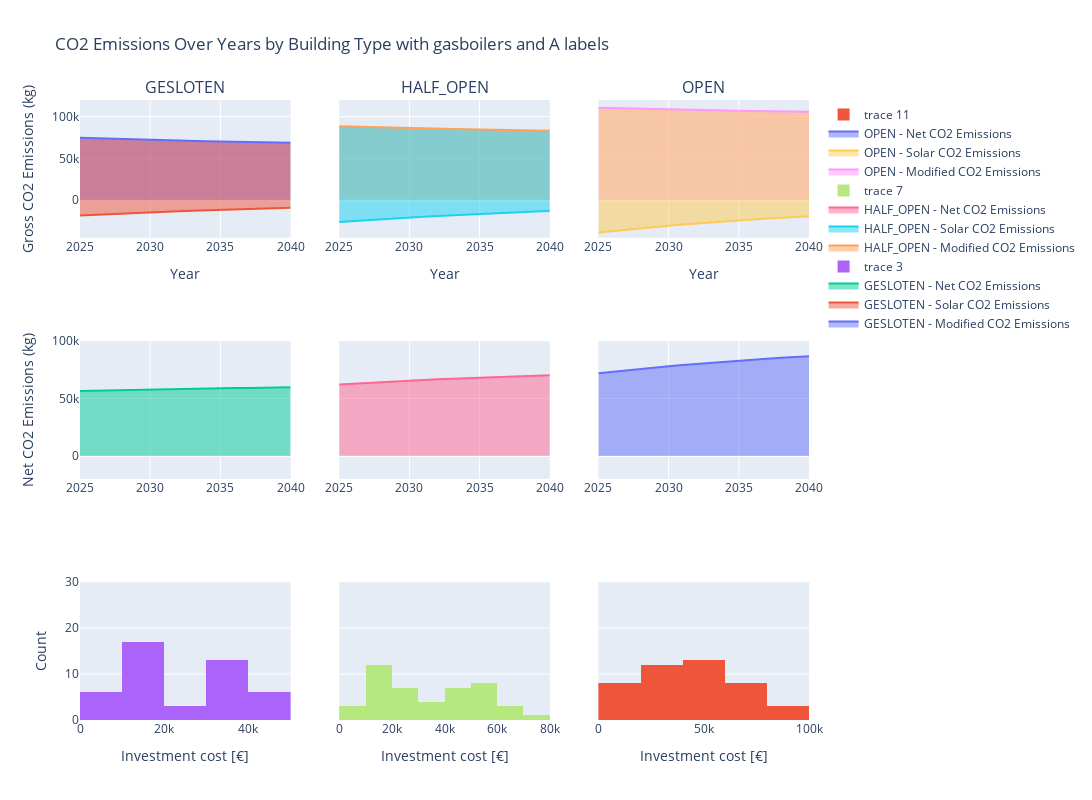

Notebook cell for this chart:
### Code cell
import pandas as pd
import plotly.graph_objects as go
from plotly.subplots import make_subplots


# Filter the DataFrame
testcase2 = df[(df['epc_ind'] <= 100) & (df['heating_system'] == 'Gasboiler')].sort_values(by='tco', ascending=True).drop_duplicates(subset=['name'], keep='first')

# Extract the years from the columns
years = sorted([int(col.split('_')[-1]) for col in testcase2.columns if 'emissions_' in col])

# Initialize lists to store the data
data = []

# Collect data for each year and each building type
for year in years:
    for building_type, group in testcase2.groupby('building_type'):
        modified_emissions = group[f'modified_emissions_{year}'].sum()
        solar_emissions = group[f'solar_injection_emissions_{year}'].sum() * -1  # Make solar emissions negative
        net_emissions = group[f'emissions_{year}'].sum()
        data.append([year, building_type, 'Modified CO2 Emissions', modified_emissions])
        data.append([year, building_type, 'Solar CO2 Emissions', solar_emissions])
        data.append([year, building_type, 'Net Emissions', net_emissions])

# Create a DataFrame from the collected data
emissions_df = pd.DataFrame(data, columns=['Year', 'Building Type', 'Emissions Type', 'Emissions'])

# Get unique building types
building_types = emissions_df['Building Type'].unique()

# Create subplots
fig = make_subplots(rows=3, cols=len(building_types), shared_yaxes=True, subplot_titles=building_types)

# Add traces for each building type
for i, building_type in enumerate(building_types, start=1):
    subset = emissions_df[emissions_df['Building Type'] == building_type]

    fig.add_trace(go.Scatter(
        x=subset[subset['Emissions Type'] == 'Modified CO2 Emissions']['Year'],
        y=subset[subset['Emissions Type'] == 'Modified CO2 Emissions']['Emissions'],
        fill='tonexty',
        name=f'{building_type} - Modified CO2 Emissions'
    ), row=1, col=i)
    fig.add_trace(go.Scatter(
        x=subset[subset['Emissions Type'] == 'Solar CO2 Emissions']['Year'],
        y=subset[subset['Emissions Type'] == 'Solar CO2 Emissions']['Emissions'],
        fill='tonexty',
        name=f'{building_type} - Solar CO2 Emissions'
    ), row=1, col=i)
    fig.add_trace(go.Scatter(
        x=subset[subset['Emissions Type'] == 'Solar CO2 Emissions']['Year'],
        y=subset[subset['Emissions Type'] == 'Net Emissions']['Emissions'],
        fill='tonexty',
        name=f'{building_type} - Net CO2 Emissions'
    ), row=2, col=i)
    fig.add_trace(go.Histogram(x = testcase2[testcase2.building_type == building_type].total_investment_cost), row = 3, col = i)


# Update layout
fig.update_layout(
    title='CO2 Emissions Over Years by Building Type with gasboilers and A labels',
    xaxis_title='Year',
    yaxis_title='CO2 Emissions (kg)',
    showlegend=True,
    height = 800, width = 1600
)

# Update x-axes titles for each subplot
for i in range(1, len(building_types) + 1):
    fig.update_xaxes(title_text='Year', row=1, col=i)

# Update y-axis title only for the first subplot
fig.update_yaxes(title_text='Gross CO2 Emissions (kg)', row=1, col=1)
fig.update_yaxes(title_text='Net CO2 Emissions (kg)', row=2, col=1)
fig.update_yaxes(title_text='Count', row=3, col=1)
fig.update_yaxes(range = [-45000, 120000], row = 1)
fig.update_yaxes(range = [-20000, 100000], row = 2)
fig.update_yaxes(range = [0, 30], row = 3)
for i in range(len(building_types)+ 1):
    fig.update_xaxes(title_text='Investment cost [€]', row=3, col=i)

# Show the plot
fig.show()
fig2 = fig

### Figure 1 — Plotly figure (JSON) as saved in the notebook; plotly's stock layout.template omitted (floating-point values rounded to 4 significant figures)
{"data": [{"fill": "tonexty", "name": "GESLOTEN - Modified CO2 Emissions", "type": "scatter", "x": [2025, 2025, 2025, 2026, 2026, 2026, 2027, 2027, 2027, 2028, 2028, 2028, 2029, 2029, 2029, 2030, 2030, 2030, 2031, 2031, 2031, 2032, 2032, 2032, 2033, 2033, 2033, 2034, 2034, 2034, 2035, 2035, 2035, 2036, 2036, 2036, 2037, 2037, 2037, 2038, 2038, 2038, 2039, 2039, 2039, 2040, 2040, 2040], "xaxis": "x", "y": [74670.0, 74670.0, 74670.0, 74120.0, 74120.0, 74120.0, 73610.0, 73610.0, 73610.0, 73110.0, 73110.0, 73110.0, 72640.0, 72640.0, 72640.0, 72190.0, 72190.0, 72190.0, 71760.0, 71760.0, 71760.0, 71350.0, 71350.0, 71350.0, 70960.0, 70960.0, 70960.0, 70590.0, 70590.0, 70590.0, 70240.0, 70240.0, 70240.0, 69900.0, 69900.0, 69900.0, 69580.0, 69580.0, 69580.0, 69270.0, 69270.0, 69270.0, 68970.0, 68970.0, 68970.0, 68690.0, 68690.0, 68690.0], "yaxis": "y"}, {"fill": "tonexty", "name": "GESLOTEN - Solar CO2 Emissions", "type": "scatter", "x": [2025, 2025, 2025, 2026, 2026, 2026, 2027, 2027, 2027, 2028, 2028, 2028, 2029, 2029, 2029, 2030, 2030, 2030, 2031, 2031, 2031, 2032, 2032, 2032, 2033, 2033, 2033, 2034, 2034, 2034, 2035, 2035, 2035, 2036, 2036, 2036, 2037, 2037, 2037, 2038, 2038, 2038, 2039, 2039, 2039, 2040, 2040, 2040], "xaxis": "x", "y": [-18210.0, -18210.0, -18210.0, -17370.0, -17370.0, -17370.0, -16570.0, -16570.0, -16570.0, -15800.0, -15800.0, -15800.0, -15080.0, -15080.0, -15080.0, -14380.0, -14380.0, -14380.0, -13720.0, -13720.0, -13720.0, -13090.0, -13090.0, -13090.0, -12480.0, -12480.0, -12480.0, -11910.0, -11910.0, -11910.0, -11360.0, -11360.0, -11360.0, -10830.0, -10830.0, -10830.0, -10340.0, -10340.0, -10340.0, -9859.0, -9859.0, -9859.0, -9405.0, -9405.0, -9405.0, -8971.0, -8971.0, -8971.0], "yaxis": "y"}, {"fill": "tonexty", "name": "GESLOTEN - Net CO2 Emissions", "type": "scatter", "x": [2025, 2025, 2025, 2026, 2026, 2026, 2027, 2027, 2027, 2028, 2028, 2028, 2029, 2029, 2029, 2030, 2030, 2030, 2031, 2031, 2031, 2032, 2032, 2032, 2033, 2033, 2033, 2034, 2034, 2034, 2035, 2035, 2035, 2036, 2036, 2036, 2037, 2037, 2037, 2038, 2038, 2038, 2039, 2039, 2039, 2040, 2040, 2040], "xaxis": "x4", "y": [56460.0, 56460.0, 56460.0, 56760.0, 56760.0, 56760.0, 57040.0, 57040.0, 57040.0, 57310.0, 57310.0, 57310.0, 57570.0, 57570.0, 57570.0, 57810.0, 57810.0, 57810.0, 58050.0, 58050.0, 58050.0, 58270.0, 58270.0, 58270.0, 58480.0, 58480.0, 58480.0, 58680.0, 58680.0, 58680.0, 58880.0, 58880.0, 58880.0, 59060.0, 59060.0, 59060.0, 59240.0, 59240.0, 59240.0, 59410.0, 59410.0, 59410.0, 59570.0, 59570.0, 59570.0, 59720.0, 59720.0, 59720.0], "yaxis": "y4"}, {"type": "histogram", "x": [6099, 10849, 5199, 6599, 6599, 12199, 12149, 6599, 15849, 14599, 6599, 12399, 17849, 16599, 16549, 13199, 11299, 11299, 18649, 18299, 17149, 17499, 19649, 28099, 30649, 30899, 30799, 27999, 32999, 29599, 34699, 37049, 38399, 36099, 38899, 39899, 34699, 34599, 43299, 37699, 42099, 41099, 42499, 44099, 48599], "xaxis": "x7", "yaxis": "y7"}, {"fill": "tonexty", "name": "HALF_OPEN - Modified CO2 Emissions", "type": "scatter", "x": [2025, 2025, 2025, 2026, 2026, 2026, 2027, 2027, 2027, 2028, 2028, 2028, 2029, 2029, 2029, 2030, 2030, 2030, 2031, 2031, 2031, 2032, 2032, 2032, 2033, 2033, 2033, 2034, 2034, 2034, 2035, 2035, 2035, 2036, 2036, 2036, 2037, 2037, 2037, 2038, 2038, 2038, 2039, 2039, 2039, 2040, 2040, 2040], "xaxis": "x2", "y": [88480.0, 88480.0, 88480.0, 88000.0, 88000.0, 88000.0, 87560.0, 87560.0, 87560.0, 87130.0, 87130.0, 87130.0, 86720.0, 86720.0, 86720.0, 86330.0, 86330.0, 86330.0, 85960.0, 85960.0, 85960.0, 85600.0, 85600.0, 85600.0, 85260.0, 85260.0, 85260.0, 84940.0, 84940.0, 84940.0, 84630.0, 84630.0, 84630.0, 84340.0, 84340.0, 84340.0, 84060.0, 84060.0, 84060.0, 83790.0, 83790.0, 83790.0, 83540.0, 83540.0, 83540.0, 83290.0, 83290.0, 83290.0], "yaxis": "y2"}, {"fill": "tonexty", "name": "HALF_OPEN - Solar CO2 Emissions", "type": "scatter", "x": [2025, 2025, 2025, 2026, 2026, 2026, 2027, 2027, 2027, 2028, 2028, 2028, 2029, 2029, 2029, 2030, 2030, 2030, 2031, 2031, 2031, 2032, 2032, 2032, 2033, 2033, 2033, 2034, 2034, 2034, 2035, 2035, 2035, 2036, 2036, 2036, 2037, 2037, 2037, 2038, 2038, 2038, 2039, 2039, 2039, 2040, 2040, 2040], "xaxis": "x2", "y": [-26240.0, -26240.0, -26240.0, -25030.0, -25030.0, -25030.0, -23870.0, -23870.0, -23870.0, -22770.0, -22770.0, -22770.0, -21720.0, -21720.0, -21720.0, -20720.0, -20720.0, -20720.0, -19770.0, -19770.0, -19770.0, -18860.0, -18860.0, -18860.0, -17990.0, -17990.0, -17990.0, -17160.0, -17160.0, -17160.0, -16370.0, -16370.0, -16370.0, -15610.0, -15610.0, -15610.0, -14890.0, -14890.0, -14890.0, -14210.0, -14210.0, -14210.0, -13550.0, -13550.0, -13550.0, -12930.0, -12930.0, -12930.0], "yaxis": "y2"}, {"fill": "tonexty", "name": "HALF_OPEN - Net CO2 Emissions", "type": "scatter", "x": [2025, 2025, 2025, 2026, 2026, 2026, 2027, 2027, 2027, 2028, 2028, 2028, 2029, 2029, 2029, 2030, 2030, 2030, 2031, 2031, 2031, 2032, 2032, 2032, 2033, 2033, 2033, 2034, 2034, 2034, 2035, 2035, 2035, 2036, 2036, 2036, 2037, 2037, 2037, 2038, 2038, 2038, 2039, 2039, 2039, 2040, 2040, 2040], "xaxis": "x5", "y": [62240.0, 62240.0, 62240.0, 62980.0, 62980.0, 62980.0, 63680.0, 63680.0, 63680.0, 64350.0, 64350.0, 64350.0, 64990.0, 64990.0, 64990.0, 65610.0, 65610.0, 65610.0, 66190.0, 66190.0, 66190.0, 66750.0, 66750.0, 66750.0, 67280.0, 67280.0, 67280.0, 67780.0, 67780.0, 67780.0, 68270.0, 68270.0, 68270.0, 68730.0, 68730.0, 68730.0, 69170.0, 69170.0, 69170.0, 69580.0, 69580.0, 69580.0, 69980.0, 69980.0, 69980.0, 70370.0, 70370.0, 70370.0], "yaxis": "y5"}, {"type": "histogram", "x": [6599, 6599, 12449, 12449, 6900, 15699, 12399, 15699, 12749, 20399, 20999, 17299, 14099, 17299, 19299, 21899, 22899, 20499, 18699, 18699, 31799, 22999, 34899, 29199, 39049, 39949, 42499, 45949, 48999, 48699, 46099, 46399, 48399, 56499, 54799, 51749, 55299, 53599, 53799, 54999, 56699, 61249, 61099, 60499, 77099], "xaxis": "x8", "yaxis": "y8"}, {"fill": "tonexty", "name": "OPEN - Modified CO2 Emissions", "type": "scatter", "x": [2025, 2025, 2025, 2026, 2026, 2026, 2027, 2027, 2027, 2028, 2028, 2028, 2029, 2029, 2029, 2030, 2030, 2030, 2031, 2031, 2031, 2032, 2032, 2032, 2033, 2033, 2033, 2034, 2034, 2034, 2035, 2035, 2035, 2036, 2036, 2036, 2037, 2037, 2037, 2038, 2038, 2038, 2039, 2039, 2039, 2040, 2040, 2040], "xaxis": "x3", "y": [110700.0, 110700.0, 110700.0, 110300.0, 110300.0, 110300.0, 109900.0, 109900.0, 109900.0, 109500.0, 109500.0, 109500.0, 109100.0, 109100.0, 109100.0, 108800.0, 108800.0, 108800.0, 108400.0, 108400.0, 108400.0, 108100.0, 108100.0, 108100.0, 107800.0, 107800.0, 107800.0, 107500.0, 107500.0, 107500.0, 107200.0, 107200.0, 107200.0, 106900.0, 106900.0, 106900.0, 106700.0, 106700.0, 106700.0, 106400.0, 106400.0, 106400.0, 106200.0, 106200.0, 106200.0, 106000.0, 106000.0, 106000.0], "yaxis": "y3"}, {"fill": "tonexty", "name": "OPEN - Solar CO2 Emissions", "type": "scatter", "x": [2025, 2025, 2025, 2026, 2026, 2026, 2027, 2027, 2027, 2028, 2028, 2028, 2029, 2029, 2029, 2030, 2030, 2030, 2031, 2031, 2031, 2032, 2032, 2032, 2033, 2033, 2033, 2034, 2034, 2034, 2035, 2035, 2035, 2036, 2036, 2036, 2037, 2037, 2037, 2038, 2038, 2038, 2039, 2039, 2039, 2040, 2040, 2040], "xaxis": "x3", "y": [-38770.0, -38770.0, -38770.0, -36990.0, -36990.0, -36990.0, -35280.0, -35280.0, -35280.0, -33660.0, -33660.0, -33660.0, -32100.0, -32100.0, -32100.0, -30630.0, -30630.0, -30630.0, -29210.0, -29210.0, -29210.0, -27870.0, -27870.0, -27870.0, -26580.0, -26580.0, -26580.0, -25360.0, -25360.0, -25360.0, -24190.0, -24190.0, -24190.0, -23070.0, -23070.0, -23070.0, -22010.0, -22010.0, -22010.0, -21000.0, -21000.0, -21000.0, -20030.0, -20030.0, -20030.0, -19110.0, -19110.0, -19110.0], "yaxis": "y3"}, {"fill": "tonexty", "name": "OPEN - Net CO2 Emissions", "type": "scatter", "x": [2025, 2025, 2025, 2026, 2026, 2026, 2027, 2027, 2027, 2028, 2028, 2028, 2029, 2029, 2029, 2030, 2030, 2030, 2031, 2031, 2031, 2032, 2032, 2032, 2033, 2033, 2033, 2034, 2034, 2034, 2035, 2035, 2035, 2036, 2036, 2036, 2037, 2037, 2037, 2038, 2038, 2038, 2039, 2039, 2039, 2040, 2040, 2040], "xaxis": "x6", "y": [71960.0, 71960.0, 71960.0, 73310.0, 73310.0, 73310.0, 74610.0, 74610.0, 74610.0, 75840.0, 75840.0, 75840.0, 77010.0, 77010.0, 77010.0, 78140.0, 78140.0, 78140.0, 79210.0, 79210.0, 79210.0, 80230.0, 80230.0, 80230.0, 81200.0, 81200.0, 81200.0, 82130.0, 82130.0, 82130.0, 83020.0, 83020.0, 83020.0, 83860.0, 83860.0, 83860.0, 84670.0, 84670.0, 84670.0, 85440.0, 85440.0, 85440.0, 86170.0, 86170.0, 86170.0, 86870.0, 86870.0, 86870.0], "yaxis": "y6"}, {"type": "histogram", "x": [12149, 14299, 14299, 12750, 17499, 21699, 16599, 20099, 15799, 19099, 25099, 24899, 20099, 24699, 21199, 26949, 24999, 21199, 32249, 26799, 45999, 47499, 46599, 58999, 48599, 48599, 61499, 49499, 57499, 55999, 56099, 57599, 57399, 58149, 65699, 65899, 64399, 64499, 67499, 72599, 79499, 81199, 85700, 89999], "xaxis": "x9", "yaxis": "y9"}], "layout": {"annotations": [{"font": {"size": 16}, "showarrow": false, "text": "GESLOTEN", "x": 0.1444, "xanchor": "center", "xref": "paper", "y": 1, "yanchor": "bottom", "yref": "paper"}, {"font": {"size": 16}, "showarrow": false, "text": "HALF_OPEN", "x": 0.5, "xanchor": "center", "xref": "paper", "y": 1, "yanchor": "bottom", "yref": "paper"}, {"font": {"size": 16}, "showarrow": false, "text": "OPEN", "x": 0.8556, "xanchor": "center", "xref": "paper", "y": 1, "yanchor": "bottom", "yref": "paper"}], "height": 800, "showlegend": true, "title": {"text": "CO2 Emissions Over Years by Building Type with gasboilers and A labels"}, "width": 1600, "xaxis": {"anchor": "y", "domain": [0, 0.2889], "title": {"text": "Year"}}, "xaxis2": {"anchor": "y2", "domain": [0.3556, 0.6444], "title": {"text": "Year"}}, "xaxis3": {"anchor": "y3", "domain": [0.7111, 1], "title": {"text": "Year"}}, "xaxis4": {"anchor": "y4", "domain": [0, 0.2889]}, "xaxis5": {"anchor": "y5", "domain": [0.3556, 0.6444]}, "xaxis6": {"anchor": "y6", "domain": [0.7111, 1]}, "xaxis7": {"anchor": "y7", "domain": [0, 0.2889], "title": {"text": "Investment cost [€]"}}, "xaxis8": {"anchor": "y8", "domain": [0.3556, 0.6444], "title": {"text": "Investment cost [€]"}}, "xaxis9": {"anchor": "y9", "domain": [0.7111, 1], "title": {"text": "Investment cost [€]"}}, "yaxis": {"anchor": "x", "domain": [0.7778, 1], "range": [-45000, 120000], "title": {"text": "Gross CO2 Emissions (kg)"}}, "yaxis2": {"anchor": "x2", "domain": [0.7778, 1], "matches": "y", "range": [-45000, 120000], "showticklabels": false}, "yaxis3": {"anchor": "x3", "domain": [0.7778, 1], "matches": "y", "range": [-45000, 120000], "showticklabels": false}, "yaxis4": {"anchor": "x4", "domain": [0.3889, 0.6111], "range": [-20000, 100000], "title": {"text": "Net CO2 Emissions (kg)"}}, "yaxis5": {"anchor": "x5", "domain": [0.3889, 0.6111], "matches": "y4", "range": [-20000, 100000], "showticklabels": false}, "yaxis6": {"anchor": "x6", "domain": [0.3889, 0.6111], "matches": "y4", "range": [-20000, 100000], "showticklabels": false}, "yaxis7": {"anchor": "x7", "domain": [0, 0.2222], "range": [0, 30], "title": {"text": "Count"}}, "yaxis8": {"anchor": "x8", "domain": [0, 0.2222], "matches": "y7", "range": [0, 30], "showticklabels": false}, "yaxis9": {"anchor": "x9", "domain": [0, 0.2222], "matches": "y7", "range": [0, 30], "showticklabels": false}}}
